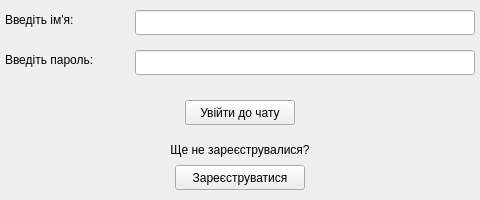
<?xml version="1.0" encoding="UTF-8"?>
<ui version="4.0">
 <class>Login</class>
 <widget class="QMainWindow" name="Login">
  <property name="geometry">
   <rect>
    <x>0</x>
    <y>0</y>
    <width>480</width>
    <height>200</height>
   </rect>
  </property>
  <property name="windowTitle">
   <string>👽 Messenger</string>
  </property>
  <widget class="QWidget" name="centralwidget">
   <widget class="QLineEdit" name="lineEdit">
    <property name="geometry">
     <rect>
      <x>135</x>
      <y>10</y>
      <width>340</width>
      <height>25</height>
     </rect>
    </property>
   </widget>
   <widget class="QLabel" name="label">
    <property name="geometry">
     <rect>
      <x>5</x>
      <y>10</y>
      <width>90</width>
      <height>20</height>
     </rect>
    </property>
    <property name="text">
     <string>Введіть ім'я:</string>
    </property>
   </widget>
   <widget class="QPushButton" name="pushButton">
    <property name="geometry">
     <rect>
      <x>185</x>
      <y>100</y>
      <width>110</width>
      <height>25</height>
     </rect>
    </property>
    <property name="text">
     <string>Увійти до чату</string>
    </property>
   </widget>
   <widget class="QLineEdit" name="lineEdit_2">
    <property name="geometry">
     <rect>
      <x>135</x>
      <y>50</y>
      <width>340</width>
      <height>25</height>
     </rect>
    </property>
   </widget>
   <widget class="QLabel" name="label_2">
    <property name="geometry">
     <rect>
      <x>5</x>
      <y>50</y>
      <width>115</width>
      <height>20</height>
     </rect>
    </property>
    <property name="text">
     <string>Введіть пароль:</string>
    </property>
   </widget>
   <widget class="QPushButton" name="pushButton_2">
    <property name="geometry">
     <rect>
      <x>175</x>
      <y>165</y>
      <width>130</width>
      <height>25</height>
     </rect>
    </property>
    <property name="text">
     <string>Зареєструватися</string>
    </property>
   </widget>
   <widget class="QLabel" name="label_3">
    <property name="geometry">
     <rect>
      <x>150</x>
      <y>140</y>
      <width>180</width>
      <height>20</height>
     </rect>
    </property>
    <property name="text">
     <string>Ще не зареєструвалися?</string>
    </property>
    <property name="alignment">
     <set>Qt::AlignCenter</set>
    </property>
   </widget>
   <widget class="QLabel" name="label_4">
    <property name="geometry">
     <rect>
      <x>0</x>
      <y>75</y>
      <width>480</width>
      <height>20</height>
     </rect>
    </property>
    <property name="text">
     <string/>
    </property>
    <property name="textFormat">
     <enum>Qt::AutoText</enum>
    </property>
    <property name="alignment">
     <set>Qt::AlignCenter</set>
    </property>
   </widget>
  </widget>
 </widget>
 <resources/>
 <connections/>
</ui>
